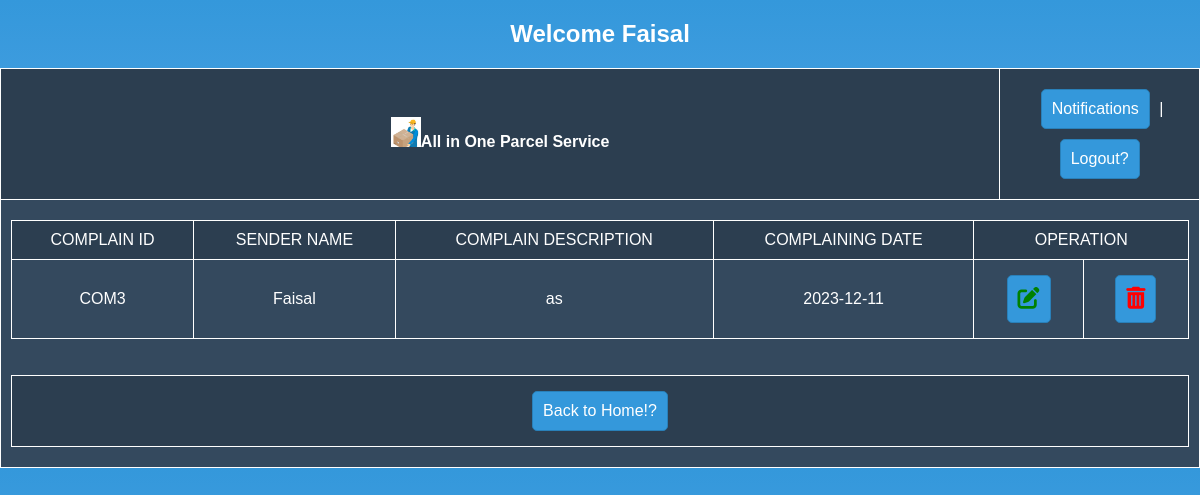
Page /view/ComplainHistory.php (signed in) on the committed database.
### tables this page shows
CREATE TABLE `membercomplain` (
  `complainID` varchar(10) NOT NULL,
  `Username` varchar(20) NOT NULL,
  `ComplainDes` varchar(200) NOT NULL,
  `ComplainingDate` date NOT NULL
);

### model/ComplainMemberModel.php (called while the page is built, shortened)
<?php
function getComplainHistory()
{
    $username = $_SESSION['Username'];
    $con = getConnection();
    $sql = "select * from membercomplain where Username = '$username'";
    $result = mysqli_query($con, $sql);
    $parcels = [];
    while ($row = mysqli_fetch_array($result)) {
        array_push($parcels, $row);
    }
    return $parcels;
}
?>

### view/ComplainHistory.php (the view, shortened to what this page needs)
<?php
require_once('../model/ComplainMemberModel.php');
$users = getComplainHistory();
?>
<!DOCTYPE html>
<html lang="en">
<head>
    <link rel="stylesheet" href="https://cdnjs.cloudflare.com/ajax/libs/font-awesome/6.4.2/css/all.min.css" />
    <link rel="stylesheet" href="../asset/css/parcelhistoryStyle.css">
</head>
<body>
    <form action="../controller/ComplainCheckMamber.php" method="POST">
        <h2 align="center">Welcome
            <?php echo $_SESSION['Username'] ?>
        </h2>
        <table border="1" cellspacing="0" width="100%" cellpadding="10" height="400px">
            <tr>
                <td><img src="../asset/clogo.png" alt="" height="30px"><b>All in One Parcel Service</td>
                <td align="right" colspan="2">
                    <a href="#">Notifications</a> |
                    <a href="../controller/logoutChecker.php">Logout?</a>
                </td>
            </tr>
            <tr>
                <td width="1250px" colspan="2">
                    <table border="1" cellspacing="0" align="center" width="1200px" cellpadding="10">
                        <td align="center">COMPLAIN ID</td>
                        <td align="center">SENDER NAME</td>
                        <td align="center">COMPLAIN DESCRIPTION</td>
                        <td align="center">COMPLAINING DATE</td>
                        <td align="center" colspan="2">OPERATION</td>
                </td>
                <?php for ($i = 0; $i < count($users); $i++) { ?>
                <tr>
                    <td align="center">
                        <?= $users[$i]['complainID'] ?>
                    </td>
                    <td align="center">
                        <?= $users[$i]['Username'] ?>
                    </td>
                    <td align="center">
                        <?= $users[$i]['ComplainDes'] ?>
                    </td>
                    <td align="center">
                        <?= $users[$i]['ComplainingDate'] ?>
                    </td>
                    <td>
                        <a href="ComplainEdit.php?idCom=<?php echo $users[$i]['complainID'] ?>" name="edit"
                            style="color: Green; font-size:22px;"><i class="fa-solid fa-pen-to-square"></i></a>
                    </td>
                    <td>
                        <a href="ComplainDelete.php?idCom=<?php echo $users[$i]['complainID'] ?>" name="delete"
                            style="color: Red; font-size:22px;"><i class="fa-solid fa-trash-can"></i></a>
                    </td>
                </tr>
            <?php } ?>
            </tr>
        </table>
        <br><br>
        <table align="center" border="a" cellspacing="0" cellpadding="5">
            <tr>
                <td align="center">
                    <a href="Memberdashboard.php">Back to Home!?</a>
                </td>
            </tr>
        </table>
    </form>
</body>
</html>

### asset/css/parcelhistoryStyle.css (style rules this page uses)
body { font-family: Arial, sans-serif; background: linear-gradient(to bottom, #3498db, #6fafef); color: white; margin: 0; }
h2 { text-align: center; }
table { border-collapse: collapse; width: 100%; }
table, th, td { border: 1px solid white; }
th, td { padding: 10px; text-align: center; }
tr:nth-child(even) { background-color: #34495e; }
tr:nth-child(odd) { background-color: #2c3e50; }
a { display: inline-block; padding: 10px; margin: 5px; color: white; text-decoration: none; background: #3498db; border: 1px solid #2980b9; border-radius: 5px; transition: background 0.3s ease; }

### rows in the picture
membercomplain: complainID "COM3", Username "Faisal", ComplainDes "as", ComplainingDate "2023-12-11"

### other values in the picture
$_SESSION['Username'] "Faisal"
